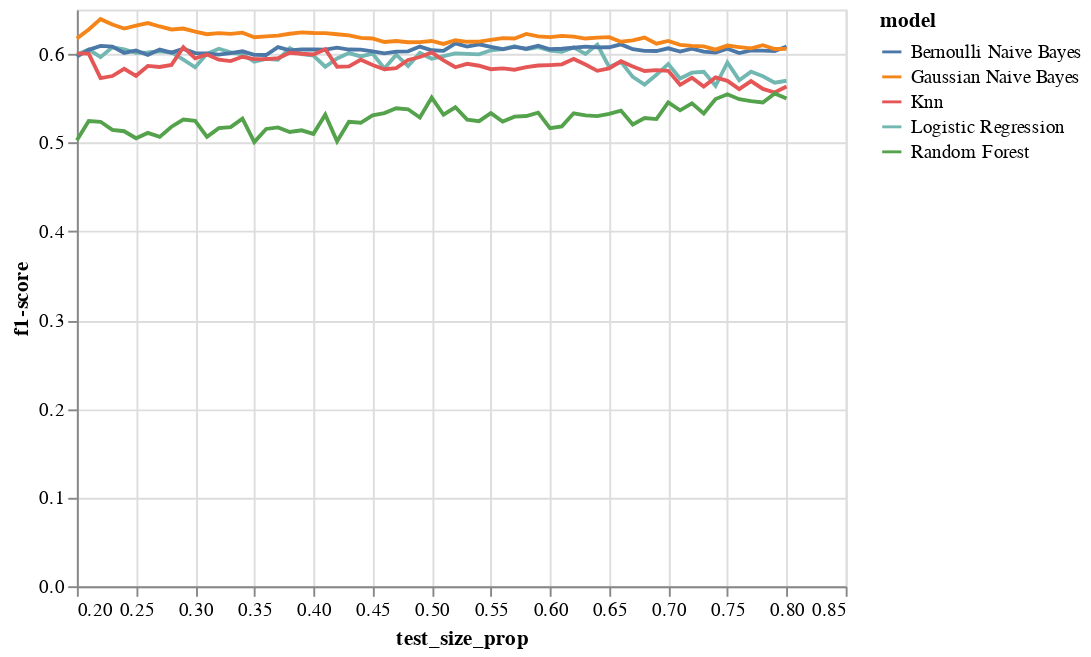

The code cell stored with this chart in its notebook:
### Code cell
alt.Chart(model_perf_smote).mark_line().encode(
    x='test_size_prop:Q',
    y='f1-score:Q',
    color='model:N',
)

### Figure 1 — Vega-Lite specification as saved in the notebook (floating-point values rounded to 4 significant figures; data arrays with more than 128 entries replaced by an {"elided": "..."} marker saying what was removed)
{"config": {"view": {"continuousWidth": 400, "continuousHeight": 300}}, "data": {"name": "data-aa8f08911bfaf39b17b47e35a9db15d3"}, "mark": "line", "encoding": {"color": {"field": "model", "type": "nominal"}, "x": {"field": "test_size_prop", "type": "quantitative"}, "y": {"field": "f1-score", "type": "quantitative"}}, "$schema": "https://vega.github.io/schema/vega-lite/v4.17.0.json", "datasets": {"data-aa8f08911bfaf39b17b47e35a9db15d3": {"elided": "305 records"}}}
